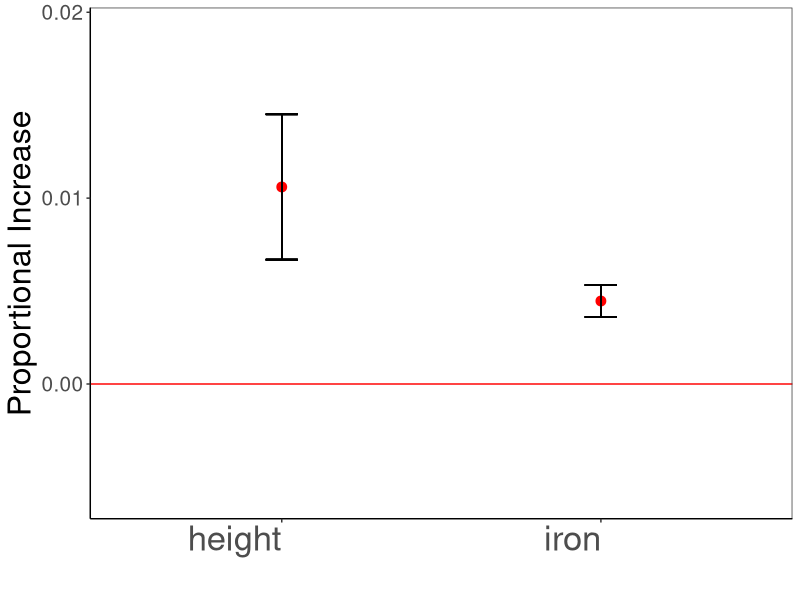
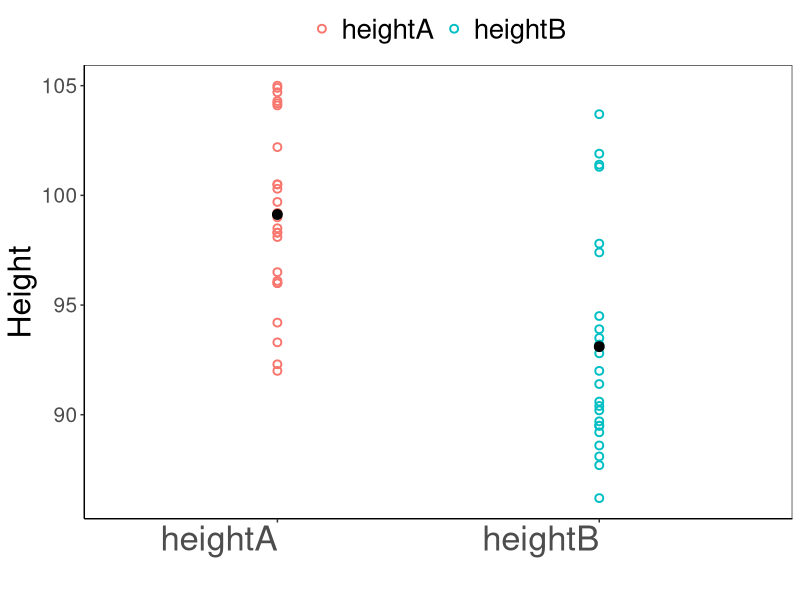
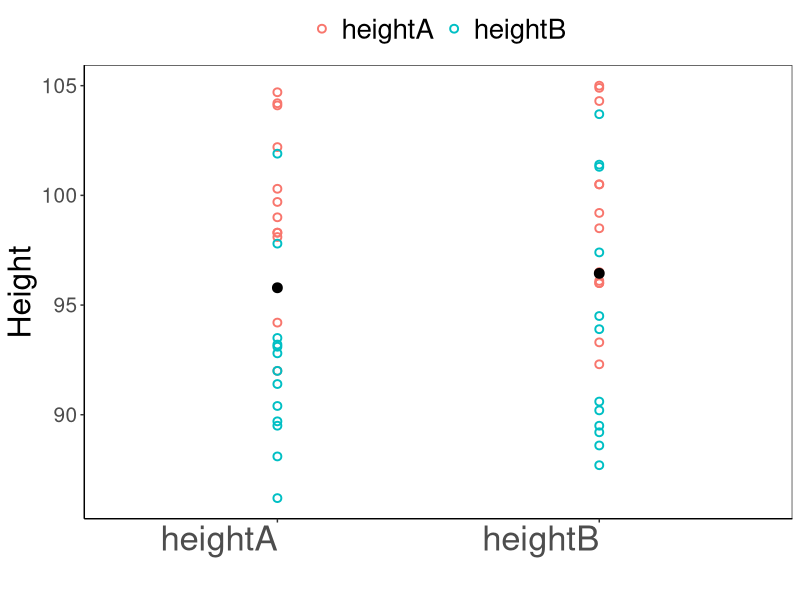

R code for these plots, in order:

##vitamins
height=sample(seq(-.01,0.02,by=0.001),15, replace=T)
iron=sample(seq(0,0.01,by=0.0001),50, replace=T)

#test height difference from 0
heightt=t.test(height)
#test iron difference from 0
iront=t.test(iron)

#look at t-tests
heightt
iront

iront$conf.int[1]
iront$conf.int[2]

heightcis=c(heightt$conf.int[1],heightt$conf.int[2])

dat=data.frame(lab=c(rep("height",length(height)),rep("iron",length(iron))),var=c(height,iron))
dat$lcl[dat$lab=="height"]=heightt$conf.int[1]
dat$ucl[dat$lab=="height"]=heightt$conf.int[2]
dat$lcl[dat$lab=="iron"]=iront$conf.int[1]
dat$ucl[dat$lab=="iron"]=iront$conf.int[2]

library(ggplot2)
ggplot(data=dat,aes(x=lab,y=var))+
  #geom_point(size=2,shape=1,stroke=1)+
  stat_summary(fun.y = "mean",geom="point",color="red",size=3)+
  ylab("Proportional Increase")+
  xlab("")+
  geom_hline(yintercept=0,color="red")+
  geom_errorbar(aes(ymin=lcl, ymax=ucl), width=.1)+
  theme_bw()+
  theme(axis.title=element_text(size=23),
        axis.text=element_text(size=15),
        panel.grid = element_blank(), 
        axis.line=element_line(),
        axis.text.x = element_text(hjust = 1,size=25),
        legend.position="top",
        legend.title = element_blank(),
        legend.text = element_text(size=20),
        legend.background = element_blank(),
        legend.key=element_rect(fill="white",color="white"))

t.test(var~lab, data = dat)


##heights

heightA=sample(seq(92,105,by=0.1),25, replace=T)
mean(heightA)
heightB=sample(seq(85,105,by=0.1),25, replace=T)
mean(heightB)
dat=data.frame(lab=c(rep("heightA",length(heightA)),rep("heightB",length(heightB))),var=c(heightA,heightB))

ggplot(data=dat,aes(x=lab,y=var,color=lab))+
  geom_point(size=2,shape=1,stroke=1)+
  stat_summary(fun.y = "mean",geom="point",color="black",size=3)+
  ylab("Height")+
  xlab("")+
  #geom_hline(yintercept=0,color="red")+
  #geom_errorbar(aes(ymin=lcl, ymax=ucl), width=.1)+
  theme_bw()+
  theme(axis.title=element_text(size=23),
        axis.text=element_text(size=15),
        panel.grid = element_blank(), 
        axis.line=element_line(),
        axis.text.x = element_text(hjust = 1,size=25),
        legend.position="top",
        legend.title = element_blank(),
        legend.text = element_text(size=20),
        legend.background = element_blank(),
        legend.key=element_rect(fill="white",color="white"))


head(dat)
dat$random=sample(dat$lab)

ggplot(data=dat,aes(x=random,y=var,color=lab))+
  geom_point(size=2,shape=1,stroke=1)+
  stat_summary(fun.y = "mean",geom="point",color="black",size=3)+
  ylab("Height")+
  xlab("")+
  theme_bw()+
  theme(axis.title=element_text(size=23),
        axis.text=element_text(size=15),
        panel.grid = element_blank(), 
        axis.line=element_line(),
        axis.text.x = element_text(hjust = 1,size=25),
        legend.position="top",
        legend.title = element_blank(),
        legend.text = element_text(size=20),
        legend.background = element_blank(),
        legend.key=element_rect(fill="white",color="white"))

heightA;heightB
diff=NA;diff_all=NA 

for (i in 1:1000){
  dat$random=sample(dat$lab)
  diff=mean(dat$var[dat$random=="heightA"])-mean(dat$var[dat$random=="heightB"])
  diff_all=c(diff_all,diff)
}

diff_all=sort(diff_all)

length(diff_all)
diff_all[diff_all>=3.67]
3/1000

